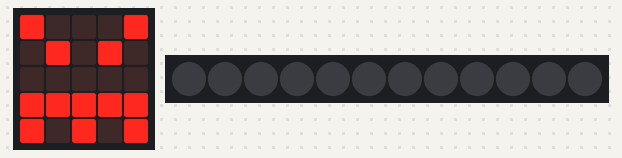
The program below on a simulated BBC micro:bit (MakeCode). Shown: the board's 5×5 LED display, 12 RGB LEDs in strip order, left to right. Dim RGB values are drawn brighter than linear.

Above: at 0.1 s.
At 0.7 s:
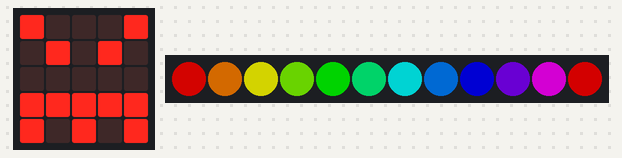
At 1.11 s:
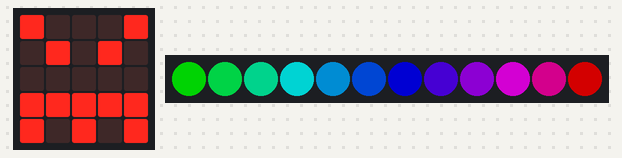
At 1.52 s:
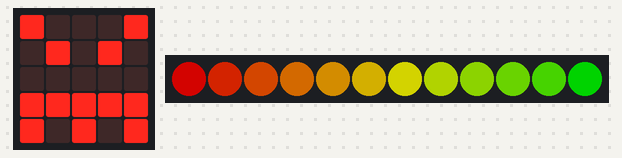

The program:

main.ts
```typescript
basic.showIcon(IconNames.Angry)
let strip = neopixel.create(DigitalPin.P1, 12, NeoPixelMode.RGB)
strip.setBrightness(128)
strip.clear()
strip.showRainbow(1, 360)
basic.forever(function () {
    strip.showRainbow(1, 360)
    basic.pause(200)
    strip.showRainbow(1, 120)
    basic.pause(200)
    strip.showRainbow(121, 360)
    basic.pause(200)
})
```

test.ts
```typescript
// 在這裡測試；當此封包作為擴充功能時，將不會編譯此內容。
```

Measured:
- by itself, everything shown: repeats every 0.62 s, in 3 steps
